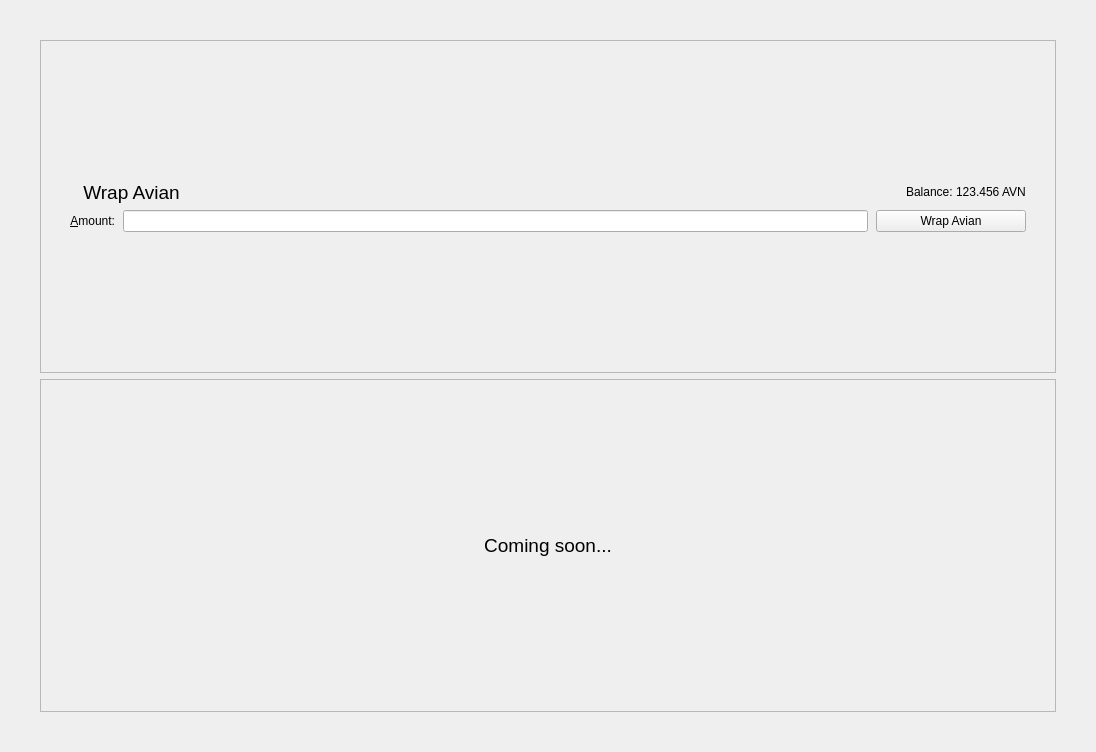
<?xml version="1.0" encoding="UTF-8"?>
<ui version="4.0">
 <class>WrapPage</class>
 <widget class="QWidget" name="WrapPage">
  <property name="geometry">
   <rect>
    <x>0</x>
    <y>0</y>
    <width>1096</width>
    <height>752</height>
   </rect>
  </property>
  <property name="windowTitle">
   <string>Form</string>
  </property>
  <layout class="QVBoxLayout" name="verticalLayout">
   <property name="leftMargin">
    <number>40</number>
   </property>
   <property name="topMargin">
    <number>40</number>
   </property>
   <property name="rightMargin">
    <number>40</number>
   </property>
   <property name="bottomMargin">
    <number>40</number>
   </property>
   <item>
    <widget class="QFrame" name="wrapFrame">
     <property name="frameShape">
      <enum>QFrame::StyledPanel</enum>
     </property>
     <property name="frameShadow">
      <enum>QFrame::Raised</enum>
     </property>
     <layout class="QVBoxLayout" name="verticalLayout_3">
      <item>
       <layout class="QVBoxLayout" name="verticalLayout_1">
        <property name="leftMargin">
         <number>20</number>
        </property>
        <property name="topMargin">
         <number>0</number>
        </property>
        <property name="rightMargin">
         <number>20</number>
        </property>
        <item>
         <layout class="QHBoxLayout" name="horizontalLayout_2">
          <item>
           <widget class="QLabel" name="icon">
            <property name="enabled">
             <bool>true</bool>
            </property>
            <property name="sizePolicy">
             <sizepolicy hsizetype="Minimum" vsizetype="Minimum">
              <horstretch>0</horstretch>
              <verstretch>0</verstretch>
             </sizepolicy>
            </property>
            <property name="text">
             <string/>
            </property>
            <property name="pixmap">
             <pixmap resource="../avian.qrc">:/icons/send</pixmap>
            </property>
            <property name="scaledContents">
             <bool>false</bool>
            </property>
            <property name="alignment">
             <set>Qt::AlignCenter</set>
            </property>
           </widget>
          </item>
          <item>
           <widget class="QLabel" name="wrapTitle">
            <property name="sizePolicy">
             <sizepolicy hsizetype="Minimum" vsizetype="Minimum">
              <horstretch>0</horstretch>
              <verstretch>0</verstretch>
             </sizepolicy>
            </property>
            <property name="font">
             <font>
              <pointsize>14</pointsize>
             </font>
            </property>
            <property name="text">
             <string>Wrap Avian</string>
            </property>
            <property name="alignment">
             <set>Qt::AlignCenter</set>
            </property>
           </widget>
          </item>
          <item>
           <spacer name="horizontalSpacer_right">
            <property name="orientation">
             <enum>Qt::Horizontal</enum>
            </property>
            <property name="sizeType">
             <enum>QSizePolicy::Expanding</enum>
            </property>
            <property name="sizeHint" stdset="0">
             <size>
              <width>40</width>
              <height>0</height>
             </size>
            </property>
           </spacer>
          </item>
          <item>
           <layout class="QHBoxLayout" name="horizontalLayout_3">
            <property name="spacing">
             <number>3</number>
            </property>
            <item>
             <widget class="QLabel" name="label">
              <property name="sizePolicy">
               <sizepolicy hsizetype="Preferred" vsizetype="Fixed">
                <horstretch>0</horstretch>
                <verstretch>0</verstretch>
               </sizepolicy>
              </property>
              <property name="text">
               <string>Balance:</string>
              </property>
             </widget>
            </item>
            <item>
             <widget class="QLabel" name="labelBalance">
              <property name="sizePolicy">
               <sizepolicy hsizetype="Preferred" vsizetype="Fixed">
                <horstretch>0</horstretch>
                <verstretch>0</verstretch>
               </sizepolicy>
              </property>
              <property name="cursor">
               <cursorShape>IBeamCursor</cursorShape>
              </property>
              <property name="text">
               <string notr="true">123.456 AVN</string>
              </property>
              <property name="textInteractionFlags">
               <set>Qt::LinksAccessibleByMouse|Qt::TextSelectableByKeyboard|Qt::TextSelectableByMouse</set>
              </property>
             </widget>
            </item>
           </layout>
          </item>
         </layout>
        </item>
        <item>
         <layout class="QHBoxLayout" name="horizontalLayout_1">
          <property name="spacing">
           <number>8</number>
          </property>
          <property name="sizeConstraint">
           <enum>QLayout::SetMinimumSize</enum>
          </property>
          <item>
           <widget class="QLabel" name="amount">
            <property name="toolTip">
             <string>An optional amount to request. Leave this empty or zero to not request a specific amount.</string>
            </property>
            <property name="text">
             <string>&amp;Amount:</string>
            </property>
            <property name="alignment">
             <set>Qt::AlignRight|Qt::AlignTrailing|Qt::AlignVCenter</set>
            </property>
            <property name="buddy">
             <cstring>reqAmount</cstring>
            </property>
           </widget>
          </item>
          <item>
           <widget class="AvianAmountField" name="reqAmount">
            <property name="minimumSize">
             <size>
              <width>80</width>
              <height>0</height>
             </size>
            </property>
            <property name="toolTip">
             <string>An optional amount to request. Leave this empty or zero to not request a specific amount.</string>
            </property>
           </widget>
          </item>
          <item>
           <widget class="QPushButton" name="wrapButton">
            <property name="minimumSize">
             <size>
              <width>150</width>
              <height>0</height>
             </size>
            </property>
            <property name="text">
             <string>Wrap Avian</string>
            </property>
           </widget>
          </item>
         </layout>
        </item>
       </layout>
      </item>
     </layout>
    </widget>
   </item>
   <item>
    <widget class="QFrame" name="unwrapFrame">
     <property name="frameShape">
      <enum>QFrame::StyledPanel</enum>
     </property>
     <property name="frameShadow">
      <enum>QFrame::Raised</enum>
     </property>
     <layout class="QVBoxLayout" name="verticalLayout_4">
      <item>
       <widget class="QLabel" name="unwrapTitle">
        <property name="font">
         <font>
          <pointsize>14</pointsize>
         </font>
        </property>
        <property name="text">
         <string>Coming soon...</string>
        </property>
        <property name="alignment">
         <set>Qt::AlignCenter</set>
        </property>
       </widget>
      </item>
     </layout>
    </widget>
   </item>
  </layout>
 </widget>
 <customwidgets>
  <customwidget>
   <class>AvianAmountField</class>
   <extends>QLineEdit</extends>
   <header>avianamountfield.h</header>
   <container>1</container>
  </customwidget>
 </customwidgets>
 <resources>
  <include location="../avian.qrc"/>
 </resources>
 <connections/>
</ui>
